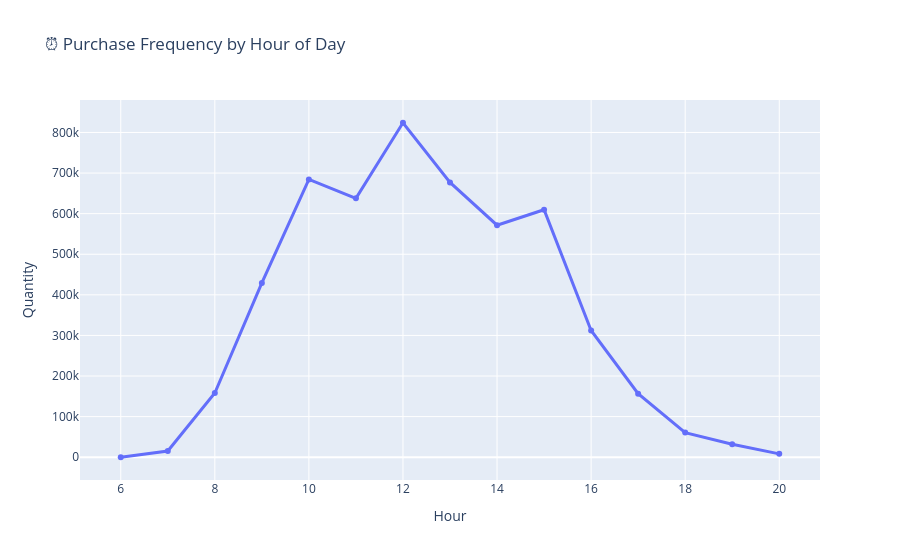

The code cell stored with this chart in its notebook:
### Markdown cell above
## Hourly Purchase Behavior

### Code cell
data['Hour'] = data['InvoiceDate'].dt.hour
hourly_sales = data.groupby('Hour')['Quantity'].sum().reset_index()

fig = px.line(hourly_sales, x='Hour', y='Quantity', markers=True,
              title="⏰ Purchase Frequency by Hour of Day")
fig.update_traces(line=dict(width=3))
fig.show()

### Figure 1 — Plotly figure (JSON) as saved in the notebook; plotly's stock layout.template omitted (floating-point values rounded to 4 significant figures)
{"data": [{"hovertemplate": "Hour=%{x}<br>Quantity=%{y}<extra></extra>", "legendgroup": "", "line": {"color": "#636efa", "dash": "solid", "width": 3}, "marker": {"symbol": "circle"}, "mode": "lines+markers", "name": "", "orientation": "v", "showlegend": false, "type": "scatter", "x": [6, 7, 8, 9, 10, 11, 12, 13, 14, 15, 16, 17, 18, 19, 20], "xaxis": "x", "y": [-86, 15361, 158163, 429366, 684416, 637672, 823935, 676803, 571549, 609710, 312317, 156331, 60615, 32030, 8268], "yaxis": "y"}], "layout": {"legend": {"tracegroupgap": 0}, "title": {"text": "⏰ Purchase Frequency by Hour of Day"}, "xaxis": {"anchor": "y", "domain": [0, 1], "title": {"text": "Hour"}}, "yaxis": {"anchor": "x", "domain": [0, 1], "title": {"text": "Quantity"}}}}
